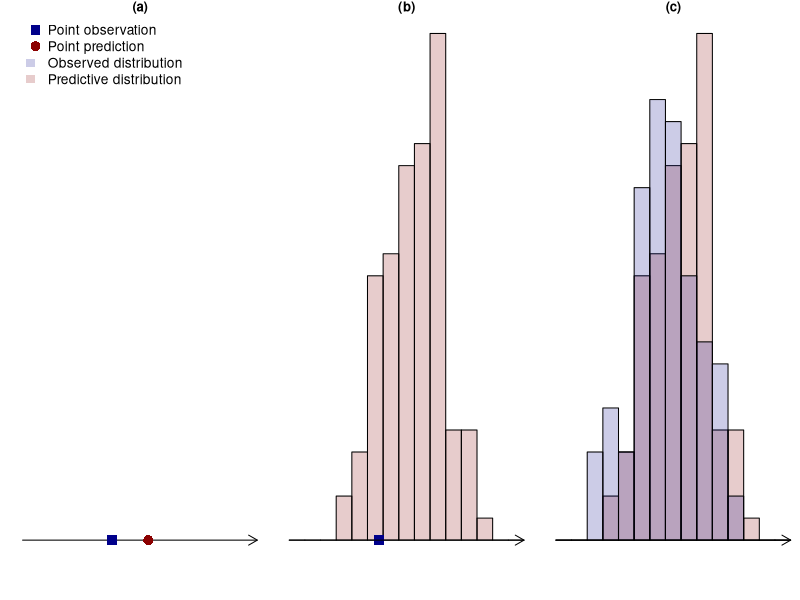

R code for this plot:
## ---- chunk 1
knitr::opts_chunk$set(echo = TRUE, out.width="95%")
## ---- chunk 2
#| echo: false
#| label: fig-histograms
#| fig-asp: 0.3
#| fig-cap: "Comparing (a) a point prediction with a point observation (b) a predictive distribution with a point observation (c) a predictive distribution with an observed distribution."
#| fig-alt: "Row of three figures. The first shows a number line, with observation represented by a blue square and a prediction represented by a red circle. The second shows the same number line and observation, but now with a red histogram representing a predictive distribution. The final figure shows a red and a blue histogram, representing predicted and observed distributions."
par(mfrow=c(1,3), mar=c(3,1,1,0), mgp=c(2, 0.75, 0))
set.seed(2000)
pred <- rnorm(100, mean=0.5)
obs <- rnorm(100, mean=0)
xlim <- extendrange(c(obs,pred), f = 0.2)
histbreaks <- pretty(xlim, n=12)
xlim <- range(histbreaks)
histcols <- t(col2rgb(c("darkblue", "darkred"), alpha=TRUE)) / 255
histcols[,4] <- 0.2 # transparency
hist(pred, breaks=histbreaks, col=NA, border=NA, 
     axes=FALSE, xlab="", ylab="", main="(a)", xlim=xlim)
arrows(xlim[1], 0, xlim[2], 0, length=0.1)
points(quantile(obs, 0.25), 0, pch=15, col="darkblue", cex=2)
points(mean(pred), 0, pch=16, col="darkred", cex=2)
legend("topleft", pch=c(15:16, NA, NA), 
       col=c("darkblue", "darkred", NA, NA), 
       fill=c(NA, NA, 
              rgb(histcols[1,1], histcols[1,2], histcols[1,3], histcols[1,4]), 
              rgb(histcols[2,1], histcols[2,2], histcols[2,3], histcols[2,4])),
       border=rep(NA, 4), bty="n", cex=1.25, pt.cex=2, 
       legend=c("Point observation", "Point prediction",
                "Observed distribution", "Predictive distribution"))
#
hist(pred, breaks=histbreaks, 
     col=rgb(histcols[2,1], histcols[2,2], histcols[2,3], histcols[2,4]), 
     axes=FALSE, xlab="", ylab="", main="(b)", xlim=xlim)
points(quantile(obs, 0.25), 0, pch=15, col="darkblue", cex=2)
arrows(xlim[1], 0, xlim[2], 0, length=0.1)
#
hist(pred, breaks=histbreaks, 
     col=rgb(histcols[2,1], histcols[2,2], histcols[2,3], histcols[2,4]), 
     axes=FALSE, xlab="", ylab="", main="(c)", xlim=xlim)
hist(obs, breaks=histbreaks, 
     col=rgb(histcols[1,1], histcols[1,2], histcols[1,3], histcols[1,4]), 
     add=TRUE)
arrows(xlim[1], 0, xlim[2], 0, length=0.1)
